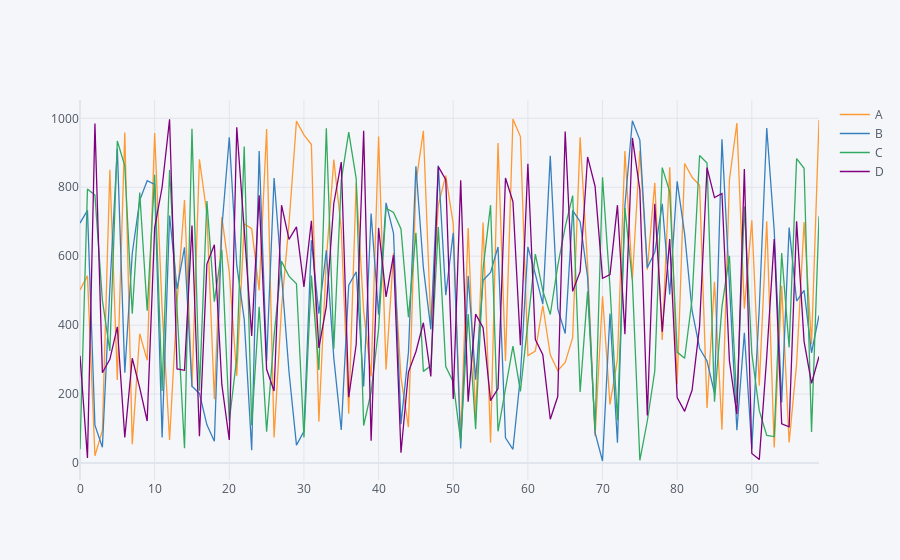

Notebook code for this chart:
### Markdown cell above
Amazing plot

### Code cell
df.iplot()
